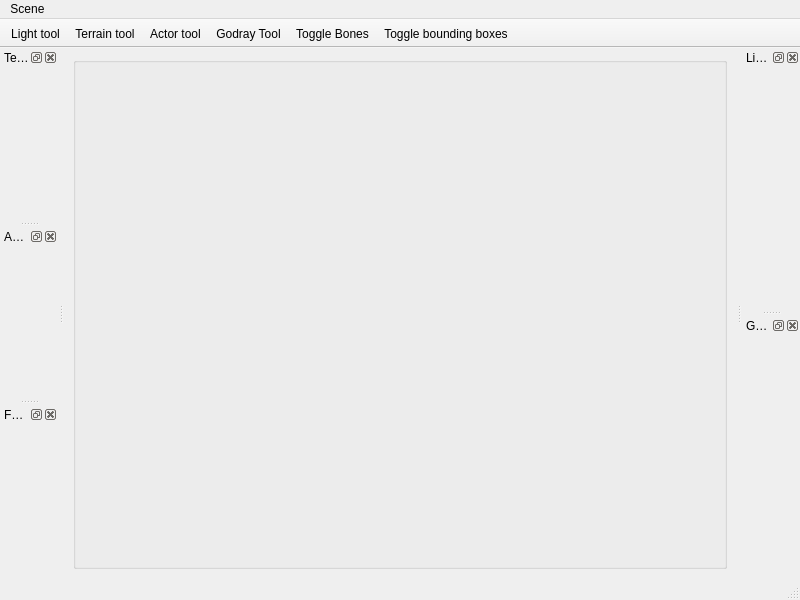
<?xml version="1.0" encoding="UTF-8"?>
<ui version="4.0">
 <class>WorldEdit</class>
 <widget class="QMainWindow" name="WorldEdit">
  <property name="geometry">
   <rect>
    <x>0</x>
    <y>0</y>
    <width>800</width>
    <height>600</height>
   </rect>
  </property>
  <property name="windowTitle">
   <string>MainWindow</string>
  </property>
  <widget class="QWidget" name="centralwidget">
   <layout class="QGridLayout" name="gridLayout">
    <item row="0" column="0" rowspan="2" colspan="2">
     <widget class="QGroupBox" name="groupBox">
      <property name="sizePolicy">
       <sizepolicy hsizetype="Preferred" vsizetype="Preferred">
        <horstretch>7</horstretch>
        <verstretch>0</verstretch>
       </sizepolicy>
      </property>
      <property name="title">
       <string/>
      </property>
      <layout class="QGridLayout" name="gridLayout_2">
       <item row="0" column="0">
        <widget class="SceneView" name="sceneView" native="true"/>
       </item>
      </layout>
     </widget>
    </item>
   </layout>
  </widget>
  <widget class="QStatusBar" name="statusbar"/>
  <widget class="QToolBar" name="toolBar">
   <property name="windowTitle">
    <string>toolBar</string>
   </property>
   <property name="movable">
    <bool>false</bool>
   </property>
   <property name="toolButtonStyle">
    <enum>Qt::ToolButtonTextBesideIcon</enum>
   </property>
   <property name="floatable">
    <bool>false</bool>
   </property>
   <attribute name="toolBarArea">
    <enum>TopToolBarArea</enum>
   </attribute>
   <attribute name="toolBarBreak">
    <bool>false</bool>
   </attribute>
   <addaction name="actionLight_tool"/>
   <addaction name="actionTerrain_tool"/>
   <addaction name="actionActor_tool"/>
   <addaction name="actionGodrayTool"/>
   <addaction name="actionToggleBones"/>
   <addaction name="actionToggleBoundingBoxes"/>
  </widget>
  <widget class="QDockWidget" name="terrainToolDock">
   <property name="sizePolicy">
    <sizepolicy hsizetype="Preferred" vsizetype="Preferred">
     <horstretch>0</horstretch>
     <verstretch>1</verstretch>
    </sizepolicy>
   </property>
   <property name="floating">
    <bool>false</bool>
   </property>
   <property name="features">
    <set>QDockWidget::AllDockWidgetFeatures</set>
   </property>
   <property name="windowTitle">
    <string>Terrain Tool</string>
   </property>
   <attribute name="dockWidgetArea">
    <number>1</number>
   </attribute>
   <widget class="QWidget" name="dockWidgetContents"/>
  </widget>
  <widget class="QDockWidget" name="lightToolDock">
   <property name="sizePolicy">
    <sizepolicy hsizetype="Preferred" vsizetype="Preferred">
     <horstretch>0</horstretch>
     <verstretch>1</verstretch>
    </sizepolicy>
   </property>
   <property name="floating">
    <bool>false</bool>
   </property>
   <property name="features">
    <set>QDockWidget::AllDockWidgetFeatures</set>
   </property>
   <property name="windowTitle">
    <string>Light Tool</string>
   </property>
   <attribute name="dockWidgetArea">
    <number>2</number>
   </attribute>
   <widget class="QWidget" name="dockWidgetContents_3"/>
  </widget>
  <widget class="QDockWidget" name="actorEditToolDock">
   <property name="windowTitle">
    <string>Actor Tool</string>
   </property>
   <attribute name="dockWidgetArea">
    <number>1</number>
   </attribute>
   <widget class="QWidget" name="dockWidgetContents_2"/>
  </widget>
  <widget class="QDockWidget" name="fogToolDock">
   <property name="features">
    <set>QDockWidget::AllDockWidgetFeatures</set>
   </property>
   <property name="windowTitle">
    <string>Fog Tool</string>
   </property>
   <attribute name="dockWidgetArea">
    <number>1</number>
   </attribute>
   <widget class="QWidget" name="dockWidgetContents_4"/>
  </widget>
  <widget class="QDockWidget" name="godrayToolDock">
   <property name="windowTitle">
    <string>Godray Tool</string>
   </property>
   <attribute name="dockWidgetArea">
    <number>2</number>
   </attribute>
   <widget class="QWidget" name="dockWidgetContents_5"/>
  </widget>
  <widget class="QMenuBar" name="menuBar">
   <property name="geometry">
    <rect>
     <x>0</x>
     <y>0</y>
     <width>800</width>
     <height>21</height>
    </rect>
   </property>
   <widget class="QMenu" name="menuFasdf">
    <property name="title">
     <string>Scene</string>
    </property>
    <addaction name="actionSetSkyBox"/>
    <addaction name="actionCapture_screenshot"/>
   </widget>
   <addaction name="menuFasdf"/>
  </widget>
  <action name="actionLight_tool">
   <property name="checkable">
    <bool>true</bool>
   </property>
   <property name="icon">
    <iconset resource="../../../build/vs10/WtEditor/WtEditor.qrc">
     <normaloff>:/icons/Utilities-icon.png</normaloff>:/icons/Utilities-icon.png</iconset>
   </property>
   <property name="text">
    <string>Light tool</string>
   </property>
  </action>
  <action name="actionTerrain_tool">
   <property name="checkable">
    <bool>true</bool>
   </property>
   <property name="icon">
    <iconset resource="../../../build/vs10/WtEditor/WtEditor.qrc">
     <normaloff>:/icons/Utilities-icon.png</normaloff>:/icons/Utilities-icon.png</iconset>
   </property>
   <property name="text">
    <string>Terrain tool</string>
   </property>
  </action>
  <action name="actionActor_tool">
   <property name="checkable">
    <bool>true</bool>
   </property>
   <property name="icon">
    <iconset resource="../../../build/vs10/WtEditor/WtEditor.qrc">
     <normaloff>:/icons/Utilities-icon.png</normaloff>:/icons/Utilities-icon.png</iconset>
   </property>
   <property name="text">
    <string>Actor tool</string>
   </property>
  </action>
  <action name="actionToggleBones">
   <property name="checkable">
    <bool>true</bool>
   </property>
   <property name="icon">
    <iconset resource="../../../build/vs10/WtEditor/WtEditor.qrc">
     <normaloff>:/icons/Button-Log-Off-icon.png</normaloff>:/icons/Button-Log-Off-icon.png</iconset>
   </property>
   <property name="text">
    <string>Toggle Bones</string>
   </property>
  </action>
  <action name="actionToggleBoundingBoxes">
   <property name="checkable">
    <bool>true</bool>
   </property>
   <property name="icon">
    <iconset resource="../../../build/vs10/WtEditor/WtEditor.qrc">
     <normaloff>:/icons/Button-Log-Off-icon.png</normaloff>:/icons/Button-Log-Off-icon.png</iconset>
   </property>
   <property name="text">
    <string>Toggle bounding boxes</string>
   </property>
  </action>
  <action name="actionGodrayTool">
   <property name="icon">
    <iconset resource="../../../build/vs10/WtEditor/WtEditor.qrc">
     <normaloff>:/icons/Utilities-icon.png</normaloff>:/icons/Utilities-icon.png</iconset>
   </property>
   <property name="text">
    <string>Godray Tool</string>
   </property>
  </action>
  <action name="actionSetSkyBox">
   <property name="text">
    <string>Set sky box</string>
   </property>
  </action>
  <action name="actionCapture_screenshot">
   <property name="text">
    <string>Capture screenshot</string>
   </property>
  </action>
 </widget>
 <customwidgets>
  <customwidget>
   <class>SceneView</class>
   <extends>QWidget</extends>
   <header>sceneview.h</header>
   <container>1</container>
  </customwidget>
 </customwidgets>
 <resources>
  <include location="../../../build/vs10/WtEditor/WtEditor.qrc"/>
 </resources>
 <connections>
  <connection>
   <sender>actionActor_tool</sender>
   <signal>triggered()</signal>
   <receiver>WorldEdit</receiver>
   <slot>onToggleToolActor()</slot>
   <hints>
    <hint type="sourcelabel">
     <x>-1</x>
     <y>-1</y>
    </hint>
    <hint type="destinationlabel">
     <x>399</x>
     <y>299</y>
    </hint>
   </hints>
  </connection>
  <connection>
   <sender>actionLight_tool</sender>
   <signal>triggered()</signal>
   <receiver>WorldEdit</receiver>
   <slot>onToggleToolLight()</slot>
   <hints>
    <hint type="sourcelabel">
     <x>-1</x>
     <y>-1</y>
    </hint>
    <hint type="destinationlabel">
     <x>399</x>
     <y>299</y>
    </hint>
   </hints>
  </connection>
  <connection>
   <sender>actionTerrain_tool</sender>
   <signal>triggered()</signal>
   <receiver>WorldEdit</receiver>
   <slot>onToggleToolTerrain()</slot>
   <hints>
    <hint type="sourcelabel">
     <x>-1</x>
     <y>-1</y>
    </hint>
    <hint type="destinationlabel">
     <x>399</x>
     <y>299</y>
    </hint>
   </hints>
  </connection>
  <connection>
   <sender>actionToggleBones</sender>
   <signal>triggered()</signal>
   <receiver>WorldEdit</receiver>
   <slot>onToggleBones()</slot>
   <hints>
    <hint type="sourcelabel">
     <x>-1</x>
     <y>-1</y>
    </hint>
    <hint type="destinationlabel">
     <x>399</x>
     <y>299</y>
    </hint>
   </hints>
  </connection>
  <connection>
   <sender>actionToggleBoundingBoxes</sender>
   <signal>triggered()</signal>
   <receiver>WorldEdit</receiver>
   <slot>onToggleBoundingBoxes()</slot>
   <hints>
    <hint type="sourcelabel">
     <x>-1</x>
     <y>-1</y>
    </hint>
    <hint type="destinationlabel">
     <x>399</x>
     <y>299</y>
    </hint>
   </hints>
  </connection>
  <connection>
   <sender>actionGodrayTool</sender>
   <signal>triggered()</signal>
   <receiver>WorldEdit</receiver>
   <slot>onToggleGodrayTool()</slot>
   <hints>
    <hint type="sourcelabel">
     <x>-1</x>
     <y>-1</y>
    </hint>
    <hint type="destinationlabel">
     <x>399</x>
     <y>299</y>
    </hint>
   </hints>
  </connection>
  <connection>
   <sender>actionSetSkyBox</sender>
   <signal>triggered()</signal>
   <receiver>WorldEdit</receiver>
   <slot>onSetSkybox()</slot>
   <hints>
    <hint type="sourcelabel">
     <x>-1</x>
     <y>-1</y>
    </hint>
    <hint type="destinationlabel">
     <x>399</x>
     <y>299</y>
    </hint>
   </hints>
  </connection>
 </connections>
 <slots>
  <slot>onScreenshot()</slot>
  <slot>onClearAll()</slot>
  <slot>onSave()</slot>
  <slot>onSetSkybox()</slot>
  <slot>onCreateTerrain()</slot>
  <slot>onToggleToolLight()</slot>
  <slot>onToggleToolTerrain()</slot>
  <slot>onToggleToolActor()</slot>
  <slot>onToggleBoundingBoxes()</slot>
  <slot>onToggleBones()</slot>
  <slot>onToggleGodrayTool()</slot>
 </slots>
</ui>
